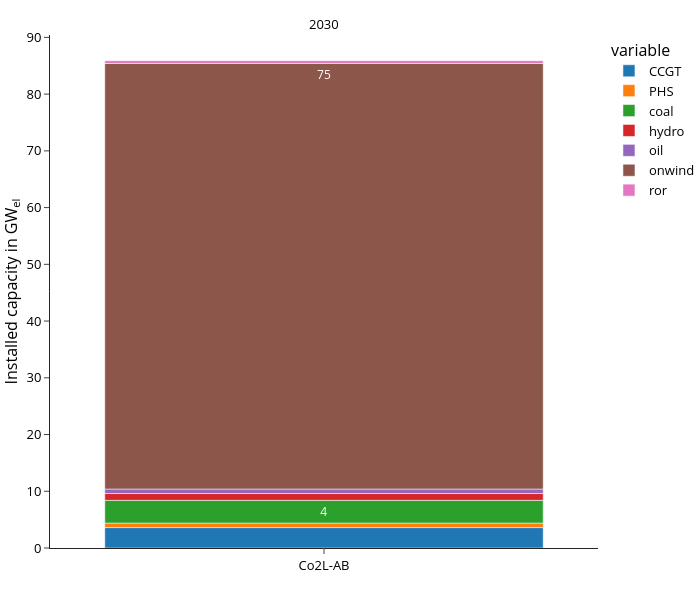

Here is the notebook cell this chart was saved with:
### Code cell
fig = px.bar(
    df, 
    **fig_kwargs,
    #barmode="stack",
    #color_discrete_map=colors["electricity"],
    category_orders={
        #"variable":list(colors["gas"].keys())
        "scen": scen_order
        },
    #facet_col_spacing=0.1,
    #range_y=(0,supply_sum_df.max().value*1.1),
    labels={"value":"Installed capacity in GW<sub>el</sub>","year":"",
            #"variable":"",
            "scen":""},
)
update_layout(fig)

print("Totals per scenario and year:", supply_sum_df)
fig.show()
#save_plotly_fig(df, fig, fig, sdir, f"{idx_group_name}_installed_capacity_AC_GW")

### Figure 1 — Plotly figure (JSON) as saved in the notebook; plotly's stock layout.template omitted (floating-point values rounded to 4 significant figures)
{"data": [{"hovertemplate": "variable=CCGT<br>=%{x}<br>Installed capacity in GW<sub>el</sub>=%{text}<extra></extra>", "legendgroup": "CCGT", "marker": {"color": "#1F77B4", "pattern": {"shape": ""}}, "name": "CCGT", "orientation": "v", "showlegend": true, "text": [3.6], "textangle": 0, "textposition": "inside", "texttemplate": "%{y:.0f}", "type": "bar", "x": ["Co2L-AB"], "xaxis": "x", "y": [3.6], "yaxis": "y"}, {"hovertemplate": "variable=PHS<br>=%{x}<br>Installed capacity in GW<sub>el</sub>=%{text}<extra></extra>", "legendgroup": "PHS", "marker": {"color": "#FF7F0E", "pattern": {"shape": ""}}, "name": "PHS", "orientation": "v", "showlegend": true, "text": [0.8], "textangle": 0, "textposition": "inside", "texttemplate": "%{y:.0f}", "type": "bar", "x": ["Co2L-AB"], "xaxis": "x", "y": [0.8], "yaxis": "y"}, {"hovertemplate": "variable=coal<br>=%{x}<br>Installed capacity in GW<sub>el</sub>=%{text}<extra></extra>", "legendgroup": "coal", "marker": {"color": "#2CA02C", "pattern": {"shape": ""}}, "name": "coal", "orientation": "v", "showlegend": true, "text": [4.0], "textangle": 0, "textposition": "inside", "texttemplate": "%{y:.0f}", "type": "bar", "x": ["Co2L-AB"], "xaxis": "x", "y": [4.0], "yaxis": "y"}, {"hovertemplate": "variable=hydro<br>=%{x}<br>Installed capacity in GW<sub>el</sub>=%{text}<extra></extra>", "legendgroup": "hydro", "marker": {"color": "#D62728", "pattern": {"shape": ""}}, "name": "hydro", "orientation": "v", "showlegend": true, "text": [1.2], "textangle": 0, "textposition": "inside", "texttemplate": "%{y:.0f}", "type": "bar", "x": ["Co2L-AB"], "xaxis": "x", "y": [1.2], "yaxis": "y"}, {"hovertemplate": "variable=oil<br>=%{x}<br>Installed capacity in GW<sub>el</sub>=%{text}<extra></extra>", "legendgroup": "oil", "marker": {"color": "#9467BD", "pattern": {"shape": ""}}, "name": "oil", "orientation": "v", "showlegend": true, "text": [0.8], "textangle": 0, "textposition": "inside", "texttemplate": "%{y:.0f}", "type": "bar", "x": ["Co2L-AB"], "xaxis": "x", "y": [0.8], "yaxis": "y"}, {"hovertemplate": "variable=onwind<br>=%{x}<br>Installed capacity in GW<sub>el</sub>=%{text}<extra></extra>", "legendgroup": "onwind", "marker": {"color": "#8C564B", "pattern": {"shape": ""}}, "name": "onwind", "orientation": "v", "showlegend": true, "text": [75.0], "textangle": 0, "textposition": "inside", "texttemplate": "%{y:.0f}", "type": "bar", "x": ["Co2L-AB"], "xaxis": "x", "y": [75.0], "yaxis": "y"}, {"hovertemplate": "variable=ror<br>=%{x}<br>Installed capacity in GW<sub>el</sub>=%{text}<extra></extra>", "legendgroup": "ror", "marker": {"color": "#E377C2", "pattern": {"shape": ""}}, "name": "ror", "orientation": "v", "showlegend": true, "text": [0.5], "textangle": 0, "textposition": "inside", "texttemplate": "%{y:.0f}", "type": "bar", "x": ["Co2L-AB"], "xaxis": "x", "y": [0.5], "yaxis": "y"}], "layout": {"annotations": [{"font": {}, "showarrow": false, "text": "2030", "x": 0.5, "xanchor": "center", "xref": "paper", "y": 1, "yanchor": "bottom", "yref": "paper"}], "barmode": "relative", "height": 600, "legend": {"title": {"text": "variable"}, "tracegroupgap": 0}, "width": 700, "xaxis": {"anchor": "y", "categoryarray": ["3.33MtH2export", "13.33MtH2export", "23.33MtH2export"], "categoryorder": "array", "domain": [0, 1], "title": {"text": ""}}, "yaxis": {"anchor": "x", "domain": [0, 1], "title": {"text": "Installed capacity in GW<sub>el</sub>"}}}}
